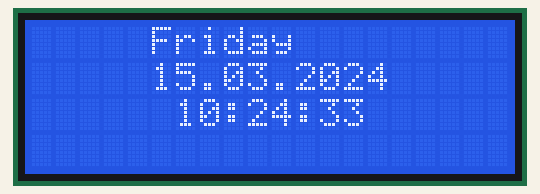
Recording of a program running on a simulated Arduino Uno, built with avr-gcc and run on an emulated ATmega328P. On the bench: 20×4 character LCD. The local clock reads 2024-03-15 10:24:30 at power-on unless the program sets it.

Above: at 3.1 s.
At 4.2 s:
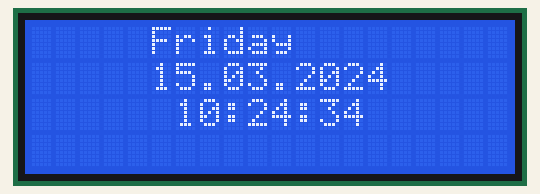
At 11.4 s:
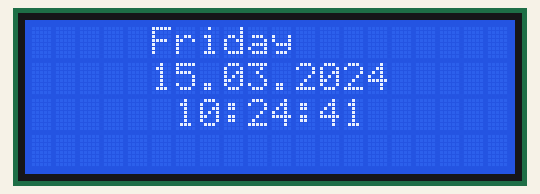
At 15.5 s:
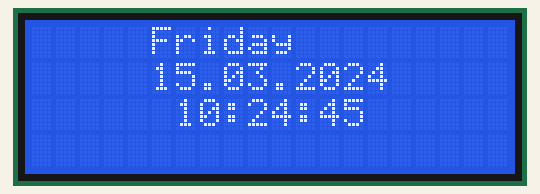
At 20.7 s:
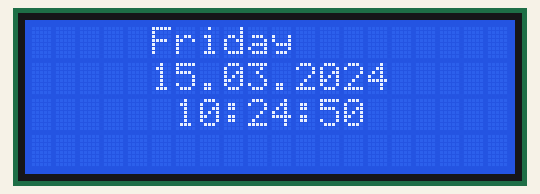
At 38.2 s:
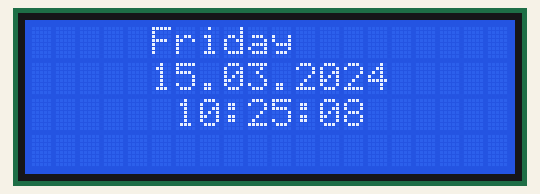

The program:

main.cpp
```cpp
#include <Wire.h>
#include "RTClib.h"
#include <LiquidCrystal_I2C.h>
#include <LCD.h>
#include <Arduino.h>

LiquidCrystal_I2C lcd(0x27, 2,  1,  0,  4,  5,  6,  7,  3, POSITIVE);  // .kbv constructor for I2C

RTC_DS3231 rtc; //start of RTC clock

char daysOfTheWeek[7][12] = {"Sunday", "Monday", "Tuesday", "Wednesday", "Thursday", "Friday", "Saturday"};
                            //array of weekdays

void setup () {

  lcd.begin(20, 4);  //start of LCD()

  Serial.begin(9600); //start serial

  delay(3000); // wait for console opening

  if (! rtc.begin()) {
    Serial.println("Couldn't find RTC");
    while (1);
  }

  if (rtc.lostPower()) {
    Serial.println("RTC lost power, lets set the time!");
    // following line sets the RTC to the date & time this sketch was compiled
    rtc.adjust(DateTime(F(__DATE__), F(__TIME__)));
    // This line sets the RTC with an explicit date & time, for example to set
    // January 21, 2014 at 3am you would call:
    //rtc.adjust(DateTime(2020, 4, 18, 18, 10, 0));
  }
}

void loop () {

    DateTime now = rtc.now(); // call date and time

    lcd.clear();
    lcd.setCursor(5,0); // set cursor to line 1, cell 5
    lcd.print(daysOfTheWeek[now.dayOfTheWeek()]); //print week day

    lcd.setCursor(5,1); // set cursor to line 2, cell 5


     if (now.day()<10){lcd.print("0");} // if date is single digit, print leading 0, same for month
     lcd.print(now.day(), DEC); lcd.print("."); // print date with semikolon

    if (now.month()<10){lcd.print("0");}
    lcd.print(now.month(), DEC); lcd.print(".");

    lcd.print(now.year(), DEC);

    lcd.setCursor(6,2); // set cursor to line 3, cell 6
    if (now.hour()<10){lcd.print("0");} // if hour is single digit, print leading 0, same for minute and second
    lcd.print(now.hour(), DEC); lcd.print(":");

    if (now.minute()<10){lcd.print("0");}
    lcd.print(now.minute(), DEC); lcd.print(":");

    if (now.second()<10){lcd.print("0");}
    lcd.print(now.second(), DEC);

    delay(1000); // wait 1 sec

}
```

Measured:
- what the display in image 0 shows lasts 1.0 s, from 3.1 s to 4.1 s
